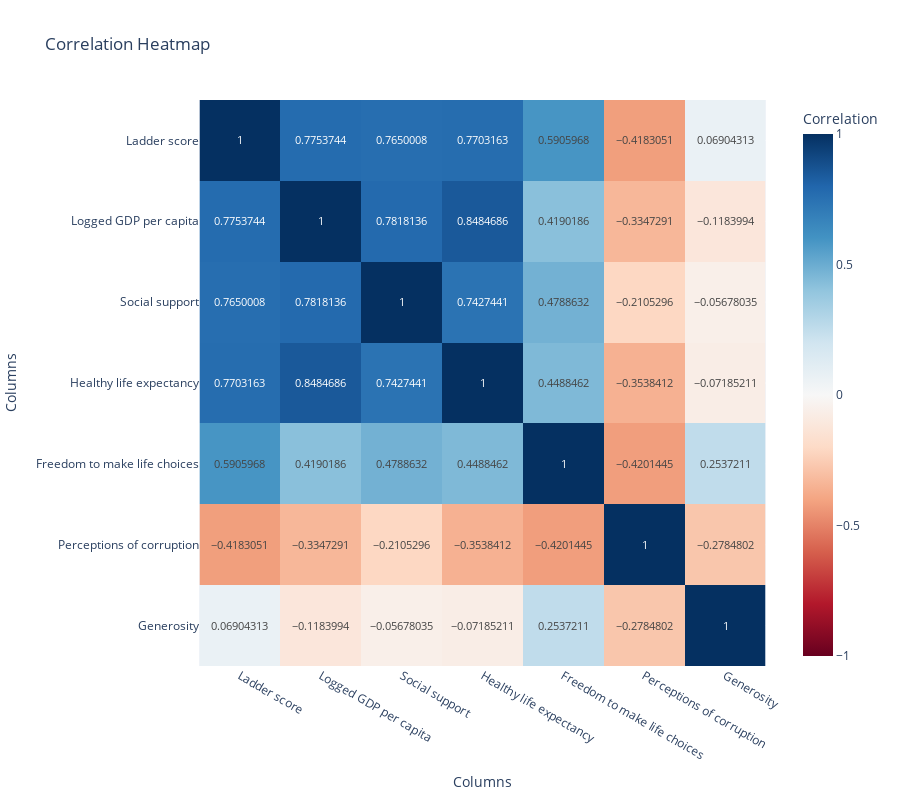

The notebook cell this image was saved under:
### Code cell
# Calculate the correlation matrix
df_heatmap = data_2020[['Ladder score', 'Logged GDP per capita', 'Social support', 'Healthy life expectancy', 'Freedom to make life choices','Perceptions of corruption', 'Generosity']]
correlation_matrix = df_heatmap.corr()

# Create the heatmap
fig = px.imshow(
    correlation_matrix,
    title="Correlation Heatmap",
    labels=dict(x="Columns", y="Columns", color="Correlation"),
    color_continuous_scale="RdBu",
    zmin=-1, zmax=1, text_auto=True
)
fig.update_layout(width=900, height=800)
fig.show()

### Figure 1 — Plotly figure (JSON) as saved in the notebook; plotly's stock layout.template omitted (floating-point values rounded to 4 significant figures)
{"data": [{"coloraxis": "coloraxis", "hovertemplate": "Columns: %{x}<br>Columns: %{y}<br>Correlation: %{z}<extra></extra>", "name": "0", "texttemplate": "%{z}", "type": "heatmap", "x": ["Ladder score", "Logged GDP per capita", "Social support", "Healthy life expectancy", "Freedom to make life choices", "Perceptions of corruption", "Generosity"], "xaxis": "x", "y": ["Ladder score", "Logged GDP per capita", "Social support", "Healthy life expectancy", "Freedom to make life choices", "Perceptions of corruption", "Generosity"], "yaxis": "y", "z": [[1, 0.7754, 0.765, 0.7703, 0.5906, -0.4183, 0.06904], [0.7754, 1, 0.7818, 0.8485, 0.419, -0.3347, -0.1184], [0.765, 0.7818, 1, 0.7427, 0.4789, -0.2105, -0.05678], [0.7703, 0.8485, 0.7427, 1, 0.4488, -0.3538, -0.07185], [0.5906, 0.419, 0.4789, 0.4488, 1, -0.4201, 0.2537], [-0.4183, -0.3347, -0.2105, -0.3538, -0.4201, 1, -0.2785], [0.06904, -0.1184, -0.05678, -0.07185, 0.2537, -0.2785, 1]]}], "layout": {"coloraxis": {"cmax": 1, "cmin": -1, "colorbar": {"title": {"text": "Correlation"}}, "colorscale": [[0, "rgb(103,0,31)"], [0.1, "rgb(178,24,43)"], [0.2, "rgb(214,96,77)"], [0.3, "rgb(244,165,130)"], [0.4, "rgb(253,219,199)"], [0.5, "rgb(247,247,247)"], [0.6, "rgb(209,229,240)"], [0.7, "rgb(146,197,222)"], [0.8, "rgb(67,147,195)"], [0.9, "rgb(33,102,172)"], [1, "rgb(5,48,97)"]]}, "height": 800, "title": {"text": "Correlation Heatmap"}, "width": 900, "xaxis": {"anchor": "y", "constrain": "domain", "domain": [0, 1], "scaleanchor": "y", "title": {"text": "Columns"}}, "yaxis": {"anchor": "x", "autorange": "reversed", "constrain": "domain", "domain": [0, 1], "title": {"text": "Columns"}}}}
